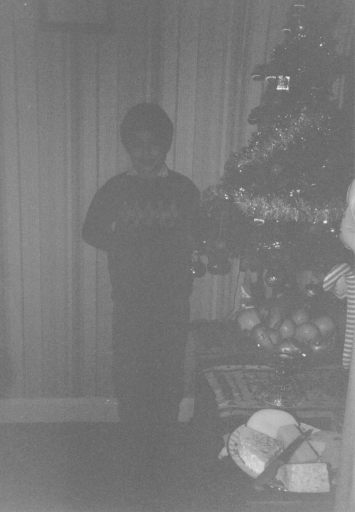
#> input picture Lab3/images/christmas.png, 355 x 512 px
$ jupyter execute --allow-errors LABexc3-ELE510-2021_OLDDDDD.ipynb
#> lines starting #> are read from the running program, lines starting #| are printed output that depends on the picture
# ELE510 Image Processing with robot vision: LAB, Exercise 3, Histogram and point transformations

**Purpose:** *To learn about the image histogram, histogram equalization and image noise.*

The theory for this exercise can be found in chapter 3 of the text book [1]. Supplementary information can found in chapter 1, 2 and 3 in the compendium [2]. See also the following documentations for help:
- [OpenCV](https://opencv.org/opencv-python-free-course/)
- [numpy](https://numpy.org/doc/stable/)
- [matplotlib](https://matplotlib.org/stable/contents.html)

**IMPORTANT:** Read the text carefully before starting the work. In
many cases it is necessary to do some preparations before you start the work
on the computer. Read necessary theory and answer the theoretical part
frst. The theoretical and experimental part should be solved individually.
The notebook must be approved by the lecturer or his assistant.

**Approval:**
<div class="alert alert-block alert-success">
The current notebook should be submitted on CANVAS as a single pdf file.
</div>

<div class="alert alert-block alert-info">
    To export the notebook in a pdf format, goes to File -> Download as -> PDF via LaTeX (.pdf).
</div>

**Note regarding the notebook**: The theoretical questions can be answered directly on the notebook using a *Markdown* cell and LaTex commands (if relevant). In alternative, you can attach a scan (or an image) of the answer directly in the cell.

Possible ways to insert an image in the markdown cell:

``

``

**Under you will find parts of the solution that is already programmed.**

<div class="alert alert-block alert-info">
    <p>You have to fill out code everywhere it is indicated with `...`</p>
    <p>The code section under `######## a)` is answering subproblem a) etc.</p>
</div>

## Problem 1

The histogram for an image of a **black** and **white** football and **grey** background is
$[0,520,920,490,30,40,5910,24040,6050,80,20,80,440,960,420,0]$, where 16 gray levels are used.

The diameter of the football is $d = 230\text{mm}$.

Use these information to find the pixel size, $\Delta x = \Delta y$.

**Describe the steps to arrive to the solution.**

<details style="margin-top:20px">
    <summary>
        <font size="2" color="green"><b>Click here for an optional hint</b></font>
    </summary>
    1. The area of the ball is given by: $A = \pi \cdot (d/2)^2$ == (number_of_pixels $\cdot$ area_single_pixel)
</details>

1. Plot the histogram to get a visual interpretation of the grayscale image

[cell 1]
import numpy as np
import matplotlib.pyplot as plt
import matplotlib.patches as patches

[cell 2]
ball_histogram = np.array( [0,520,920,490,30,40,5910,24040,6050,80,20,80,440,960,420,0] )
gray_lvls = ball_histogram.shape[0]
pixels = [str(i+1) for i in range(gray_lvls)]

fig, ax = plt.subplots()
ax.bar(pixels, ball_histogram)
white_rect = patches.Rectangle((0, 0), 3.5, 25000, linewidth=2, edgecolor='black', facecolor='none')
gray_rect = patches.Rectangle((3.5, 0), 8, 25000, linewidth=2, edgecolor='gray', facecolor='none')
black_rect = patches.Rectangle((11.5, 0), 4, 25000, linewidth=2, edgecolor='black', facecolor='none')
ax.add_patch(white_rect)
ax.annotate('white region', (1.6,24000), color='black', weight='bold', fontsize=8, ha='center', va='center')
ax.annotate('gray region', (7,24000), color='black', weight='bold', fontsize=8, ha='center', va='center')
ax.annotate('black region', (13.6,24000), color='black', weight='bold', fontsize=8, ha='center', va='center')
ax.add_patch(gray_rect)
ax.add_patch(black_rect)
plt.title('Football ball histogram 16-Grayscale Values')
plt.xlabel('Gray Level')
plt.ylabel('Number of pixels')
plt.show()
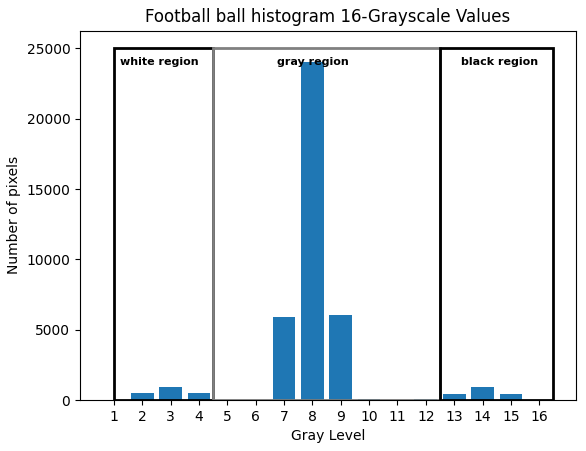
#> figure drawn by matplotlib, 1 panel; tallest bar 24040 high, from x = 6.6 to 7.4

2. Interpreting the histogram it is possible to observe a big increase of values or number of pixels in the central area.
Since the problem statement clearly establishes that the ball is **black and white** and the background is **gray**, it is plausible to estimate that:
* According to the grayscale [1-16]
    * Values in the top left correspond to white pixels  [1-4]
    * Values in the middle correspond to the gray pixels [5-12]
    * Values in the top right correspond to black pixels [13-16]
3. Le'ts divide the histogram in three sections according to those rules, then consider the first and third sections as the ones representing the ball.

[cell 3]
white_pixels =  ball_histogram[0:4]
gray_pixels =  ball_histogram[4:12]
black_pixels =  ball_histogram[12:15]
total_ball_pixels = white_pixels.sum() + black_pixels.sum()
print(f'Total pixels in ball {total_ball_pixels}')

* Finally given the equation of the area of a ball
$A = \pi \cdot (d/2)^2 == (number \_ of \_ pixels \cdot area \_ single \_ pixel)$
* The area of a single pixel can be calculated as
$area \_ single \_ pixel = \frac{A}{number \_ of \_ pixels}$
*
$size \_ single \_ pixel= \sqrt{area \_ single \_ pixel}$

* Calculating the values according to these equations:

[cell 4]
ball_diameter = 230

def get_pixel_area(diameter, total_pixels):
#> further down, img is the input picture: shape (512, 355, 3); min 98, max 240, mean 120.6
    circle_area = np.pi * (diameter/2)**2
    pixel_area = circle_area / total_pixels
    return pixel_area
pixel_area = np.round( get_pixel_area(ball_diameter, total_ball_pixels), 2)
pixel_size =  np.round( np.sqrt(pixel_area), 2)

print(f'Pixel area {pixel_area}')
print(f'Pixel size {pixel_size}')

<div class="alert alert-block alert-info">
    <p>The solution of problem 1 should be:</p>

    Δx = Δy = 3.33mm or, if you have taken different level of gray into consideration, Δx = Δy = 3.22mm
</div>

## Problem 2

For images, such as `./images/christmas.png`,

some processing is normally desired to improve the contrast. The simplest approach for doing this is called histogram stretching. For a given image, where the used pixel values range from $g_{\text{min}}$ to $g_{\text{max}}$ we can spread these so they cover the entire $[0, G-1]$ range. The formula for histogram stretching is given by:

\begin{equation*}
	g_{\text{new}} = \left\lfloor {\frac{g_{\text{old}}-g_{\text{min}}}{g_{\text{max}}-g_{\text{min}}}G + 0.5} \right\rfloor
\end{equation*}

Where $g_{\text{old}}$ is an old pixel value, and $g_{\text{new}}$ a new pixel value.

**a)** Make a small Python function, taking an image as input, perform histogram stretching using the previous equation, and giving the increased contrast image as output. Use an 8-bit grayscale range (G=256). Show and explain the result using `./images/christmas.png` as an example.

[cell 5]
# Import the packages
import cv2
import numpy as np
import matplotlib.pyplot as plt

[cell 6]
"""
Function that takes in input an image and return the same image stretched.
"""
def histogram_stretch(img):
    G = 255
    g_min = img.min()
#> g_min = 98
    g_max = img.max()
#> g_max = 240
    g_diff = (g_max - g_min)
#> g_diff = 142
    img_new =  (img - g_min) / (g_diff) * G + 0.5
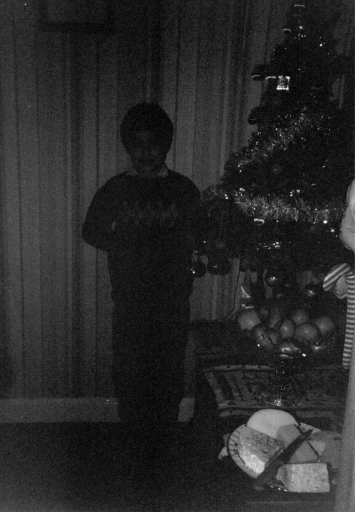
#> img_new: shape (512, 355, 3) float64; min 0.5, max 255.5, mean 41; drawn with min black and max white
    img_new = img_new.astype(np.uint8)
    return img_new

[cell 7]
# Read the image and convert it to RGB channels
img = cv2.imread("./images/christmas.png")
img = cv2.cvtColor(img, cv2.COLOR_BGR2RGB)

# Use the function to improve the contrast of the image
img_stretch = histogram_stretch(img)

plt.figure(figsize=(20,20))
plt.subplot(121)
plt.imshow(img)
plt.title('Normal image')
plt.subplot(122)
plt.imshow(img_stretch)
plt.title('Stretched image')
plt.show()
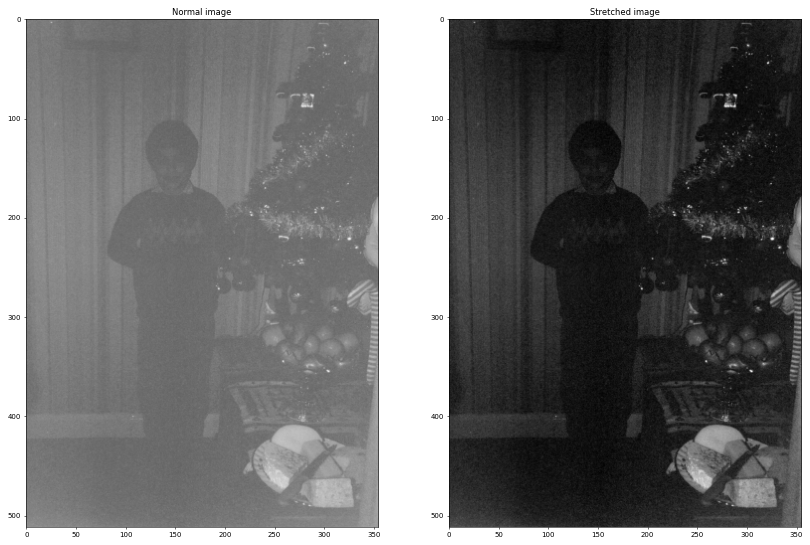
#> figure drawn by matplotlib, 2 panels

## Problem 3

In this experiment we use **four** images.
The two first are gray level images, `./images/pout.jpg` and `./images/tire.jpg`.
The other two are colour images captured with a standard digital camera.
We want to study image enhancement with histogram equalization.

*We simplify by using only gray level images*.
Therefore, the colour images are first read to gray level; a grey level image can be imported using the flag (`cv2.IMREAD_GRAYSCALE`).
The colour images are `./images/waterfall2.jpg` and `./images/restaurantSpain.jpg`, available from CANVAS.

<details style="margin-top:20px">
    <summary>
        <font size="2" color="green"><b>Click here for optional hints</b></font>
    </summary>
    <p>1. Make a Python function or script that do histogram equalization <code>cv2.equalizeHist</code>, </p>
    <p>2. computes the histograms <code>plt.hist</code> for both the input image and the output image, </p>
    <p>3. and displays both images with histograms in the same figure (use <code>plt.figure</code> and <code>plt.subplot</code>).</p>
</details>

**a)** Use Python and find the histograms for the images.

**b)** Perform histogram equalization of these images and find the new histograms.

#> (a cell that did not finish here is left out)

[cell 9]
import os
images = [
    ["./images/pout.jpg",False,None,None],
    ["./images/tire.jpg",False,None,None],
    ["./images/restaurantSpain.jpg",True,None,None],
    ["./images/waterfall2.jpg",True,None,None],
]

fig, axs = plt.subplots(4,len(images),figsize=(15,10))

for i in range(len(images)):
    if images[i][1] == True:
        images[i][2] =  cv2.imread(images[i][0],cv2.IMREAD_GRAYSCALE)
    else:
        images[i][2] =  cv2.imread(images[i][0])[:,:,0]
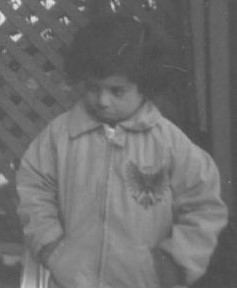
#> input picture Lab3/images/pout.jpg, 237 x 288 px

    images[i][3]  = cv2.equalizeHist(images[i][2])
    axs[0][i].imshow(images[i][2],cmap='gray', vmin=0, vmax=255)
    axs[1][i].hist(images[i][2].ravel(), bins=256)
    axs[2][i].imshow(images[i][3],cmap='gray', vmin=0, vmax=255)
    axs[3][i].hist(images[i][3].ravel(), bins=256)

    file_name = images[0][0].split('/')[-1]
#> file_name = 'pout.jpg'
    axs[0][i].axis('off')
    axs[2][i].axis('off')

    axs[0][i].set_title(file_name + '_original')
    axs[1][i].set_title(file_name + '_original_histogram')
    axs[2][i].set_title(file_name + '_equalized')
    axs[3][i].set_title(file_name + '_equalized_histogram')

fig.tight_layout()
#fig.subplots_adjust(top=0.85)
fig.suptitle('Original images in black and white')
#cv.equalizeHist(src)

# img = cv2.cvtColor(img, cv2.COLOR_BGR2RGB)
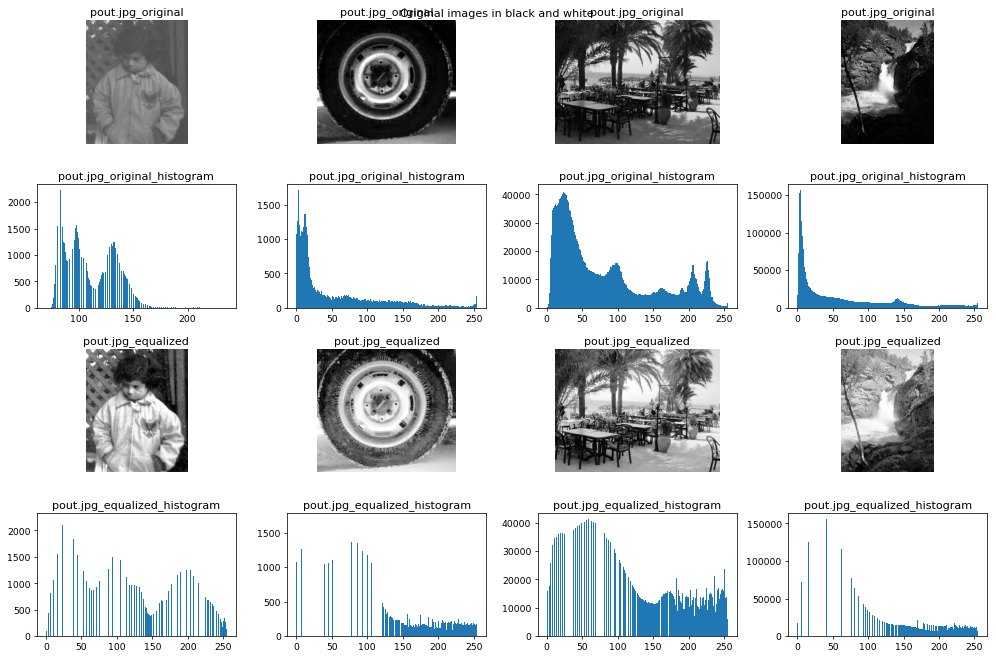
#> figure drawn by matplotlib, 16 panels; panel 5: tallest bar 2225 high, from x = 82.97 to 83.62; panel 6: tallest bar 1707 high, from x = 2.99 to 3.98; panel 7: tallest bar 41452 high, from x = 23.91 to 24.9; panel 8: tallest bar 156317 high, from x = 3.98 to 4.98
